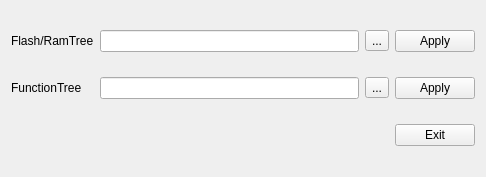
<?xml version="1.0" encoding="UTF-8"?>
<ui version="4.0">
 <class>NormalizeTreeForm</class>
 <widget class="QWidget" name="NormalizeTreeForm">
  <property name="geometry">
   <rect>
    <x>0</x>
    <y>0</y>
    <width>486</width>
    <height>177</height>
   </rect>
  </property>
  <property name="windowTitle">
   <string>Form</string>
  </property>
  <layout class="QGridLayout" name="gridLayout">
   <item row="0" column="0">
    <widget class="QLabel" name="label">
     <property name="text">
      <string>Flash/RamTree</string>
     </property>
    </widget>
   </item>
   <item row="0" column="1">
    <widget class="QLineEdit" name="lineEdit_flashRam"/>
   </item>
   <item row="0" column="2">
    <widget class="QToolButton" name="btn_flashRamTreeOpen">
     <property name="text">
      <string>...</string>
     </property>
    </widget>
   </item>
   <item row="0" column="3">
    <widget class="QPushButton" name="btn_flashApply">
     <property name="text">
      <string>Apply</string>
     </property>
    </widget>
   </item>
   <item row="1" column="0">
    <widget class="QLabel" name="label_2">
     <property name="text">
      <string>FunctionTree</string>
     </property>
    </widget>
   </item>
   <item row="1" column="1">
    <widget class="QLineEdit" name="lineEdit_function"/>
   </item>
   <item row="1" column="2">
    <widget class="QToolButton" name="btn_functionTreeOpen">
     <property name="text">
      <string>...</string>
     </property>
    </widget>
   </item>
   <item row="1" column="3">
    <widget class="QPushButton" name="btn_functionApply">
     <property name="text">
      <string>Apply</string>
     </property>
    </widget>
   </item>
   <item row="2" column="3">
    <widget class="QPushButton" name="btn_exit">
     <property name="text">
      <string>Exit</string>
     </property>
    </widget>
   </item>
  </layout>
 </widget>
 <resources/>
 <connections/>
</ui>
